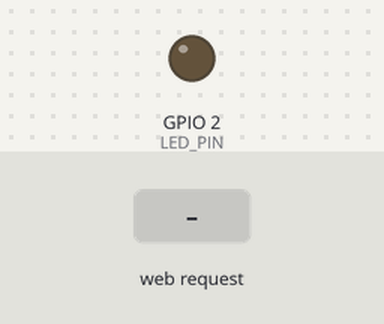
Bench run of a sketch on a simulated ESP32. Shown: output pins drawn as LEDs (lit = HIGH). Inputs (shaded band) come from the test bench. What the sketch prints to the serial monitor is not drawn.

Above: at 1.7 s.
1.8 s: HTTP request GET /H received
At 2.2 s:
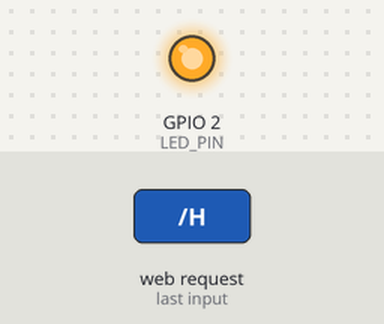
3.3 s: HTTP request GET /L received
At 4.6 s:
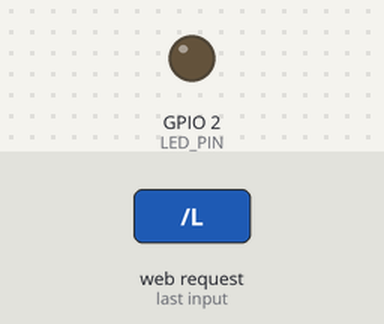
Timing chart, 0 to 6.3 s (numbered marks = the images above; inputs shaded):
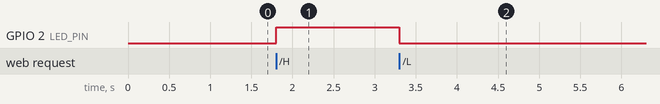

The sketch:

Esp32s3WiFiServer.ino
```cpp
/* For Sync Server */

// #include "Esp32s3WiFiServerSync.h"

// const char *ssid = "S3AccessPoint";
// const char *password = "123456";

// void setup()
// {
//   Serial.begin(115200);
//   pinMode(LED_PIN, OUTPUT);
//   SetupServer(ssid, password);

//   // Start the client handler thread (core 1 or 0 depending on need)
//   xTaskCreatePinnedToCore(
//     ClientHandlerTask,    // Function to run
//     "ClientHandler",      // Name
//     4096,                 // Stack size
//     NULL,                 // Params
//     1,                    // Priority
//     NULL,                 // Task handle
//     1                     // Core 1 (ESP32S3 has dual cores)
//   );
// }

/* For Async Server */
#include "Esp32s3WiFiServerAsync.h"

const char *ssid = "S3AccessPoint";
const char *password = "123456";

void setup()
{
  Serial.begin(115200);
  pinMode(LED_PIN, OUTPUT);
  SetupAsyncServer();
}

void loop()
{
  // Free to do real-time control logic, sensor reading, etc.
}
```

Esp32s3WiFiServerAsync.h
```cpp
#ifndef __ESP32S3WIFISERVERASYNC_H__
#define __ESP32S3WIFISERVERASYNC_H__

// install ESP Async WebServer by ESP32Async, version 3.7.6
// install Async TCP by ESP32Async, version 3.3.8

#include <WiFi.h>
#include <ESPAsyncWebServer.h>

#define LED_PIN LED_BUILTIN

extern const char *ssid;
extern const char *password;

AsyncWebServer server(80);

// Setup access point and start async server
void SetupAsyncServer()
{
  WiFi.softAP(ssid, password);
  delay(500);  // give some time to stabilize

  Serial.println("Access Point started");
  Serial.print("IP address: ");
  Serial.println(WiFi.softAPIP());

  // Root page
  server.on (
    "/",
    HTTP_GET,
    [] (AsyncWebServerRequest *request)
    {
      String html = "<html><body>"
                    "<h3>ESP32S3 LED Control</h3>"
                    "<a href=\"/H\">Turn LED OFF</a><br>"
                    "<a href=\"/L\">Turn LED ON</a><br>"
                    "</body></html>";
      request->send(200, "text/html", html);
    }
  );

  // Turn ON LED
  server.on (
    "/H",
    HTTP_GET,
    [] (AsyncWebServerRequest *request)
    {
      digitalWrite(LED_PIN, HIGH);
      request->redirect("/");
    }
  );

  // Turn OFF LED
  server.on (
    "/L",
    HTTP_GET,
    [] (AsyncWebServerRequest *request)
    {
      digitalWrite(LED_PIN, LOW);
      request->redirect("/");
    }
  );

  server.begin();
}

#endif
```

Measured:
- after the input at 1.8 s, GPIO 2 (LED_PIN): LOW → HIGH at once
- after the input at 3.3 s, GPIO 2 (LED_PIN): HIGH → LOW at once
